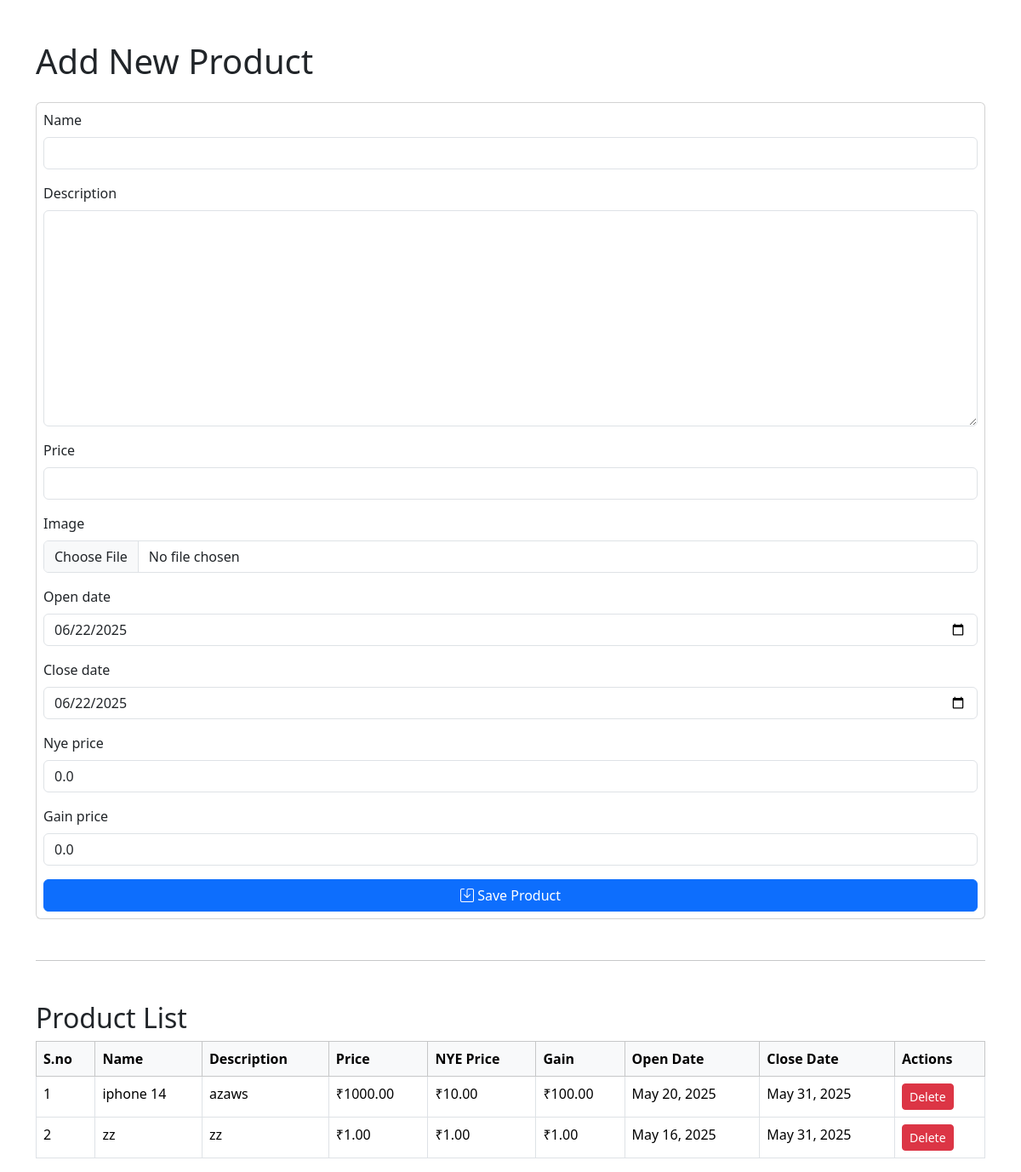
The app's page /add/ (signed in), older data.
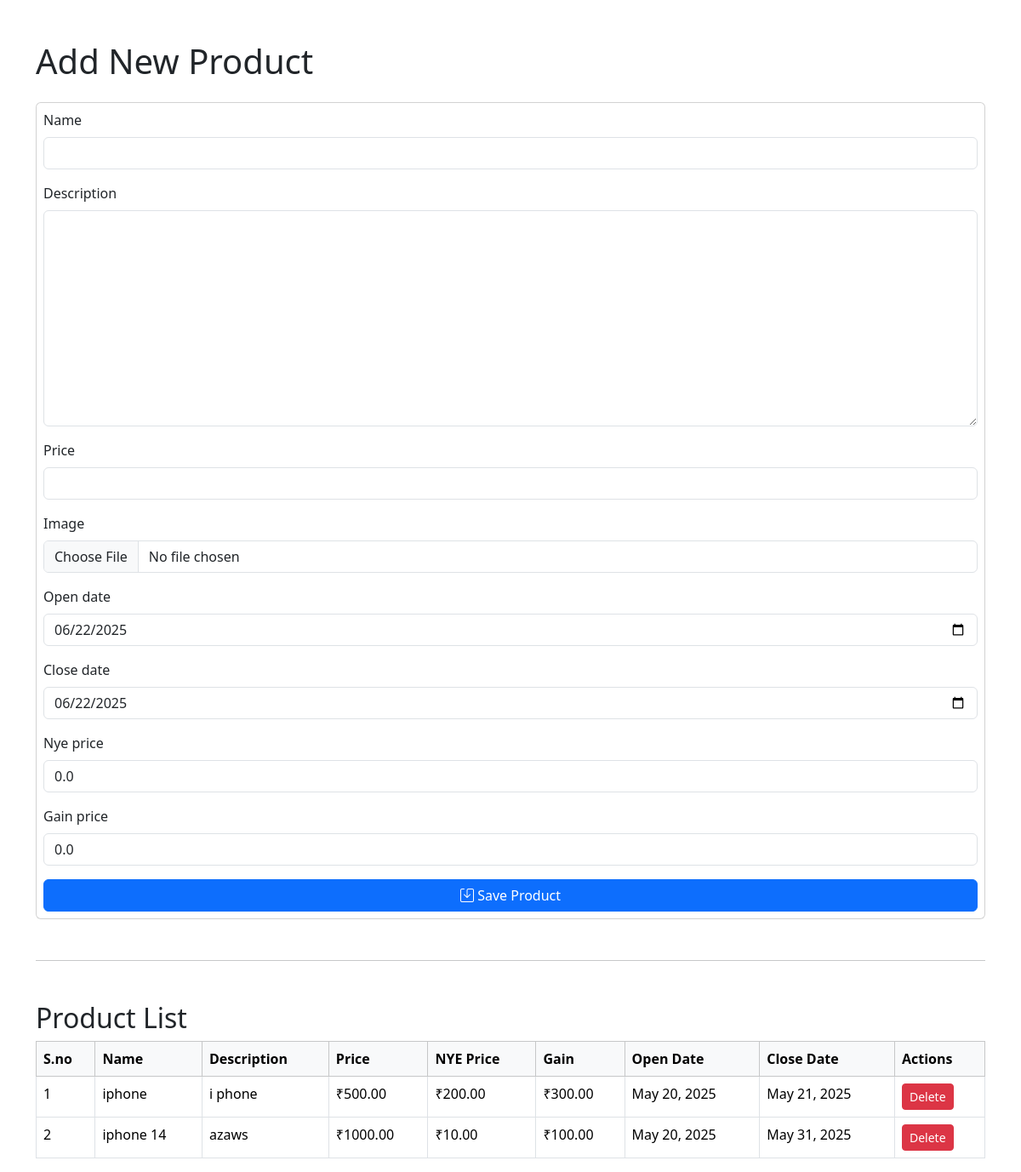
The same page, newer data.
### core/models.py (models this page shows, shortened)
class Product(models.Model):
    name = models.CharField(max_length=100)
    description = models.TextField()
    price = models.DecimalField(max_digits=10, decimal_places=2)
    image = models.ImageField(upload_to='product_images/', blank=True, null=True)
    open_date = models.DateField(default=date.today)
    close_date = models.DateField(default=date.today)
    nye_price = models.DecimalField(max_digits=10, decimal_places=2, default=0.00)
    gain_price = models.DecimalField(max_digits=10, decimal_places=2, default=0.00)

### core/views.py (the view)
# urls.py: path('add/', views.add_product, name='add_product'),
@user_passes_test(lambda u: u.is_superuser)
def add_product(request):
    if request.method == 'POST':
        form = ProductForm(request.POST, request.FILES)
        if form.is_valid():
            form.save()
            messages.success(request, "Product added successfully.")
            return redirect('add_product')
    else:
        form = ProductForm()
    products = Product.objects.all().order_by('-id')
    return render(request, 'products/add_product.html', {
        'form': form,
        'products': products
    })

### core/forms.py
class ProductForm(forms.ModelForm):
    class Meta:
        model = Product
        fields = ['name', 'description', 'price', 'image', 'open_date', 'close_date', 'nye_price', 'gain_price']
        widgets = {
            'open_date': forms.DateInput(attrs={'type': 'date', 'class': 'form-control'}),
            'close_date': forms.DateInput(attrs={'type': 'date', 'class': 'form-control'}),
        }
    def __init__(self, *args, **kwargs):
        super().__init__(*args, **kwargs)
        for field_name, field in self.fields.items():
            field.widget.attrs['class'] = 'form-control'

### core/templates/products/add_product.html (shortened to what this page needs)
<!DOCTYPE html>
<html lang="en">
<head>
  <link href="https://cdn.jsdelivr.net/npm/bootstrap@5.3.2/dist/css/bootstrap.min.css" rel="stylesheet">
  <link href="https://cdn.jsdelivr.net/npm/bootstrap-icons@1.10.5/font/bootstrap-icons.css" rel="stylesheet">
</head>
<body>
  {% block content %}
  <div class="container mt-5">
    <h1 class="mb-4">Add New Product</h1>
    <form method="post" enctype="multipart/form-data" class="card p-2 shadow-none">
      {% for field in form %}
        <div class="mb-3">
          <label for="{{ field.id_for_label }}" class="form-label">{{ field.label }}</label>
          {{ field }}
        </div>
      {% endfor %}
      <button type="submit" class="btn btn-primary">
        <i class="bi bi-save"></i> Save Product
      </button>
    </form>
    <hr class="my-5">
    <h2>Product List</h2>
    <form method="post" class="table-responsive">
      <table class="table table-bordered table-hover">
        <thead class="table-light">
          <tr>
            <th>S.no</th>
            <th>Name</th>
            <th>Description</th>
            <th>Price</th>
            <th>NYE Price</th>
            <th>Gain</th>
            <th>Open Date</th>
            <th>Close Date</th>
            <th>Actions</th>
          </tr>
        </thead>
        <tbody>
          {% for product in products %}
          <tr>
            <td>{{ forloop.counter }}</td>
            <td>{{ product.name }}</td>
            <td>{{ product.description|truncatewords:20 }}</td>
            <td>₹{{ product.price }}</td>
            <td>₹{{ product.nye_price }}</td>
            <td>₹{{ product.gain_price }}</td>
            <td>{{ product.open_date }}</td>
            <td>{{ product.close_date }}</td>
            <td>
              <form method="post" action="{% url 'delete_product' product.id %}" onsubmit="return confirm('Are you sure you want to delete this product?');" class="d-inline">
                <button type="submit" class="btn btn-sm btn-danger">Delete</button>
              </form>
            </td>
          </tr>
          {% empty %}
          <tr>
            <td colspan="9" class="text-center">No products found.</td>
          </tr>
          {% endfor %}
        </tbody>
      </table>
    </form>
  </div>
  {% endblock %}
</body>
</html>

Row changes from the older to the newer data that the page shows:
removed Product: name "zz", description "zz", price "1.00", nye_price "1.00", gain_price "1.00", open_date "May 16, 2025", close_date "May 31, 2025"
added Product: name "iphone", description "i phone", price "500.00", nye_price "200.00", gain_price "300.00", open_date "May 20, 2025", close_date "May 21, 2025"
